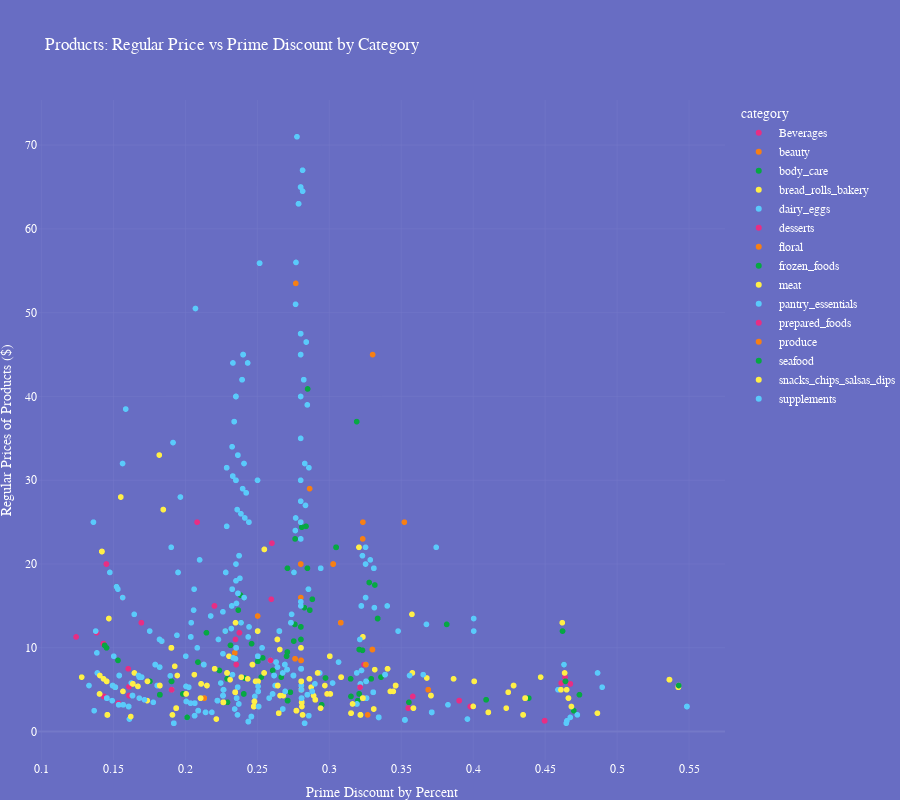

Source (notebook cell):
### Code cell
import matplotlib as plt
import plotly.express as px
import plotly.graph_objects as go

fig = px.scatter(df.sort_values(by='category'), x="prime_discount", y="regular", color="category", title="Products: Regular Price vs Prime Discount by Category", hover_data=['product', 'regular', 'sale', 'prime'], width=900, height=800,
labels={
    "regular": "Regular Prices of Products ($)",
    "prime_discount": "Prime Discount by Percent (%)"
}, template='quartz')
fig.show()

### Figure 1 — Plotly figure (JSON) as saved in the notebook; plotly's stock layout.template omitted (floating-point values rounded to 4 significant figures; data arrays with more than 128 entries replaced by an {"elided": "..."} marker saying what was removed)
{"data": [{"customdata": {"elided": "263x3 mixed values"}, "hovertemplate": "category=Beverages<br>Prime Discount by Percent=%{x}<br>Regular Prices of Products ($)=%{y}<br>product=%{customdata[0]}<br>sale=%{customdata[1]}<br>prime=%{customdata[2]}<extra></extra>", "legendgroup": "Beverages", "marker": {"color": "#e72e84", "symbol": "circle"}, "mode": "markers", "name": "Beverages", "showlegend": true, "type": "scattergl", "x": {"elided": "263 float values"}, "xaxis": "x", "y": {"elided": "263 float values"}, "yaxis": "y"}, {"customdata": {"elided": "45x3 mixed values"}, "hovertemplate": "category=beauty<br>Prime Discount by Percent=%{x}<br>Regular Prices of Products ($)=%{y}<br>product=%{customdata[0]}<br>sale=%{customdata[1]}<br>prime=%{customdata[2]}<extra></extra>", "legendgroup": "beauty", "marker": {"color": "#f77f14", "symbol": "circle"}, "mode": "markers", "name": "beauty", "showlegend": true, "type": "scattergl", "x": [0.2803, 0.2801, 0.2801, 0.3301, 0.2806, 0.2803, 0.3027, 0.3299, 0.3027, 0.2767, 0.3027, 0.3232, 0.2762, 0.2762, 0.2733, 0.3299, 0.2733, 0.3299, 0.3521, 0.2803, 0.2703, 0.2703, 0.2703, 0.2803, 0.319, 0.2801, 0.2801, 0.3027, 0.2801, 0.2343, 0.2801, 0.3233, 0.2502, 0.2343, 0.2863, 0.2803, 0.2802, 0.2803, 0.2343, 0.2803, 0.2806, 0.2803, 0.2803, 0.2803, 0.2801], "xaxis": "x", "y": [9.99, 24.99, 24.99, 44.99, 4.99, 9.99, 19.99, 9.79, 19.99, 53.49, 19.99, 22.99, 8.69, 8.69, 12.99, 9.79, 12.99, 9.79, 24.99, 8.49, 8.99, 8.99, 8.99, 8.49, 6.99, 24.99, 24.99, 19.99, 19.99, 9.39, 24.99, 24.99, 13.79, 9.39, 28.99, 8.49, 15.99, 9.99, 9.39, 9.99, 4.99, 9.99, 9.99, 9.99, 19.99], "yaxis": "y"}, {"customdata": {"elided": "114x3 mixed values"}, "hovertemplate": "category=body_care<br>Prime Discount by Percent=%{x}<br>Regular Prices of Products ($)=%{y}<br>product=%{customdata[0]}<br>sale=%{customdata[1]}<br>prime=%{customdata[2]}<extra></extra>", "legendgroup": "body_care", "marker": {"color": "#06a843", "symbol": "circle"}, "mode": "markers", "name": "body_care", "showlegend": true, "type": "scattergl", "x": [0.2367, 0.2809, 0.2265, 0.2408, 0.2408, 0.241, 0.2382, 0.2265, 0.2386, 0.1821, 0.1903, 0.1903, 0.2265, 0.2459, 0.1821, 0.2432, 0.2826, 0.2408, 0.2848, 0.2405, 0.1821, 0.2386, 0.2265, 0.1822, 0.1822, 0.2838, 0.1822, 0.2864, 0.2405, 0.2849, 0.2386, 0.1822, 0.1821, 0.2405, 0.2386, 0.2405, 0.1822, 0.2408, 0.1822, 0.2408, 0.2606, 0.2322, 0.2675, 0.2762, 0.2764, 0.2277, 0.2537, 0.2527, 0.2289, 0.2289, 0.2508, 0.2289, 0.2087, 0.2352, 0.2352, 0.2352, 0.2802, 0.2352, 0.2352, 0.2802, 0.2322, 0.2322, 0.2322, 0.2803, 0.2805, 0.2805, 0.2864, 0.2277, 0.276, 0.2754, 0.2675, 0.2675, 0.2675, 0.2675, 0.2236, 0.2277, 0.2703, 0.2352, 0.2352, 0.2703, 0.2277, 0.2706, 0.2708, 0.2352, 0.2708, 0.2352, 0.2709, 0.2729, 0.2313, 0.2277, 0.2146, 0.2753, 0.2754, 0.276, 0.2882, 0.1903, 0.2973, 0.3255, 0.3255, 0.3336, 0.323, 0.3336, 0.3291, 0.319, 0.3336, 0.3277, 0.3336, 0.3316, 0.3255, 0.1521, 0.3207, 0.3815, 0.1521, 0.3198], "xaxis": "x", "y": [14.49, 24.39, 4.99, 15.99, 15.99, 6.39, 16.29, 4.99, 12.99, 7.69, 5.99, 5.99, 4.99, 10.49, 7.69, 6.29, 14.79, 15.99, 19.49, 4.49, 7.69, 12.99, 4.99, 4.39, 4.39, 24.49, 4.39, 14.49, 4.49, 40.89, 12.99, 4.39, 7.69, 4.49, 12.99, 4.49, 4.39, 15.99, 4.39, 15.99, 7.29, 14.99, 6.99, 22.99, 23.99, 11.99, 8.79, 6.49, 6.99, 6.29, 2.99, 6.29, 8.29, 9.99, 9.99, 9.99, 12.49, 9.99, 9.99, 12.49, 14.99, 14.99, 14.99, 10.99, 5.99, 5.99, 14.49, 11.99, 12.79, 18.99, 6.99, 6.99, 6.99, 6.99, 7.29, 11.99, 8.99, 9.99, 9.99, 8.99, 11.99, 7.39, 9.49, 9.99, 9.49, 9.99, 19.49, 4.69, 10.29, 11.99, 11.79, 10.79, 18.99, 12.79, 15.79, 5.99, 6.39, 5.99, 5.99, 13.49, 9.69, 13.49, 6.29, 36.99, 13.49, 17.79, 13.49, 17.49, 5.99, 17.29, 9.79, 12.79, 17.29, 3.69], "yaxis": "y"}, {"customdata": {"elided": "48x3 mixed values"}, "hovertemplate": "category=bread_rolls_bakery<br>Prime Discount by Percent=%{x}<br>Regular Prices of Products ($)=%{y}<br>product=%{customdata[0]}<br>sale=%{customdata[1]}<br>prime=%{customdata[2]}<extra></extra>", "legendgroup": "bread_rolls_bakery", "marker": {"color": "#ffef47", "symbol": "circle"}, "mode": "markers", "name": "bread_rolls_bakery", "showlegend": true, "type": "scattergl", "x": [0.1403, 0.5425, 0.1902, 0.5428, 0.3678, 0.4243, 0.5428, 0.5363, 0.3577, 0.5428, 0.1902, 0.5425, 0.5425, 0.2641, 0.5425, 0.2641, 0.1904, 0.2806, 0.1452, 0.1904, 0.2806, 0.25, 0.1904, 0.2508, 0.2862, 0.4609, 0.5363, 0.2432, 0.2004, 0.3079, 0.5363, 0.5363, 0.2504, 0.2862, 0.5428, 0.1818, 0.2806, 0.5363, 0.5363, 0.1734, 0.231, 0.3003, 0.5428, 0.5363, 0.4, 0.2504, 0.2504, 0.289], "xaxis": "x", "y": [4.49, 5.29, 9.99, 5.49, 6.39, 4.69, 5.49, 6.19, 6.99, 5.49, 9.99, 5.29, 5.29, 5.49, 5.29, 5.49, 4.99, 4.99, 5.99, 4.99, 4.99, 6, 4.99, 2.99, 6.29, 4.99, 6.19, 6.29, 4.49, 12.99, 6.19, 6.19, 5.99, 6.29, 5.49, 33, 4.99, 6.19, 6.19, 3.69, 6.19, 8.99, 5.49, 6.19, 3, 5.99, 5.99, 4.29], "yaxis": "y"}, {"customdata": {"elided": "211x3 mixed values"}, "hovertemplate": "category=dairy_eggs<br>Prime Discount by Percent=%{x}<br>Regular Prices of Products ($)=%{y}<br>product=%{customdata[0]}<br>sale=%{customdata[1]}<br>prime=%{customdata[2]}<extra></extra>", "legendgroup": "dairy_eggs", "marker": {"color": "#5acafb", "symbol": "circle"}, "mode": "markers", "name": "dairy_eggs", "showlegend": true, "type": "scattergl", "x": {"elided": "211 float values"}, "xaxis": "x", "y": {"elided": "211 float values"}, "yaxis": "y"}, {"customdata": [["Turtle Dandy, 10 oz", 8.99, 8.09], ["Pecan Dandy Bars, 9 oz", 8.99, 8.09], ["Gluten Free Coffee Cake Muffin 6pk, 5.3 oz", 4.49, 4.04], ["Gluten Free Lemon Poppy Muffins 6pk, 5 oz", 4.49, 4.04], ["Gluten Free Double Chocolate Muffins 6pk, 5 oz", 4.49, 4.04]], "hovertemplate": "category=desserts<br>Prime Discount by Percent=%{x}<br>Regular Prices of Products ($)=%{y}<br>product=%{customdata[0]}<br>sale=%{customdata[1]}<br>prime=%{customdata[2]}<extra></extra>", "legendgroup": "desserts", "marker": {"color": "#e72e84", "symbol": "circle"}, "mode": "markers", "name": "desserts", "showlegend": true, "type": "scattergl", "x": [0.1902, 0.1902, 0.1904, 0.1904, 0.1904], "xaxis": "x", "y": [9.99, 9.99, 4.99, 4.99, 4.99], "yaxis": "y"}, {"customdata": [["3 Stem White Hydrangeas", 5.99, 5.39], ["Sourced For Good Dozen Roses 40cm", 9.99, 8.99]], "hovertemplate": "category=floral<br>Prime Discount by Percent=%{x}<br>Regular Prices of Products ($)=%{y}<br>product=%{customdata[0]}<br>sale=%{customdata[1]}<br>prime=%{customdata[2]}<extra></extra>", "legendgroup": "floral", "marker": {"color": "#f77f14", "symbol": "circle"}, "mode": "markers", "name": "floral", "showlegend": true, "type": "scattergl", "x": [0.3254, 0.3079], "xaxis": "x", "y": [7.99, 12.99], "yaxis": "y"}, {"customdata": {"elided": "81x3 mixed values"}, "hovertemplate": "category=frozen_foods<br>Prime Discount by Percent=%{x}<br>Regular Prices of Products ($)=%{y}<br>product=%{customdata[0]}<br>sale=%{customdata[1]}<br>prime=%{customdata[2]}<extra></extra>", "legendgroup": "frozen_foods", "marker": {"color": "#06a843", "symbol": "circle"}, "mode": "markers", "name": "frozen_foods", "showlegend": true, "type": "scattergl", "x": [0.315, 0.2806, 0.409, 0.1982, 0.3207, 0.3553, 0.2666, 0.3207, 0.3207, 0.1605, 0.1451, 0.3255, 0.409, 0.4699, 0.3148, 0.2386, 0.2292, 0.1279, 0.2947, 0.1279, 0.3255, 0.3255, 0.3047, 0.3047, 0.5428, 0.1902, 0.2289, 0.1902, 0.1279, 0.1902, 0.1902, 0.1902, 0.2503, 0.1902, 0.1902, 0.1902, 0.1902, 0.1982, 0.1902, 0.2503, 0.2503, 0.3255, 0.2386, 0.2691, 0.3315, 0.2245, 0.4641, 0.271, 0.271, 0.271, 0.4468, 0.4631, 0.4468, 0.3216, 0.4631, 0.4621, 0.3233, 0.3402, 0.4468, 0.4738, 0.3233, 0.2806, 0.2245, 0.3359, 0.4641, 0.271, 0.2012, 0.3233, 0.1438, 0.3233, 0.2691, 0.4386, 0.4724, 0.2105, 0.3233, 0.1605, 0.2806, 0.1531, 0.2806, 0.2203, 0.3233], "xaxis": "x", "y": [4.19, 4.99, 3.79, 4.49, 4.49, 3.49, 6.49, 4.49, 4.49, 2.99, 9.99, 5.99, 3.79, 2.49, 6.29, 12.99, 3.49, 6.49, 3.19, 6.49, 5.99, 5.99, 21.99, 21.99, 5.49, 9.99, 6.99, 9.99, 6.49, 9.99, 9.99, 9.99, 8.39, 9.99, 9.99, 9.99, 9.99, 4.49, 9.99, 8.39, 8.39, 5.99, 12.99, 7.99, 7.39, 5.79, 5.99, 3.69, 3.69, 3.69, 6.49, 7.99, 6.49, 5.69, 7.99, 11.99, 3.99, 14.99, 6.49, 4.39, 3.99, 4.99, 5.79, 6.49, 5.99, 3.69, 1.69, 3.99, 10.29, 3.99, 7.99, 3.99, 1.99, 3.99, 3.99, 2.99, 4.99, 8.49, 4.99, 7.49, 3.99], "yaxis": "y"}, {"customdata": [["Packaged Sliced Lunchmeat Turkey Breast Oven-Roasted - Value Pack", 5.99, 5.39], ["Plant Based Sausage Patties, 4 ct.", 3.49, 3.14], ["Traditional Seitan Strips", 3.49, 3.14], ["Plant Based Burgers, 2 ct.", 3.49, 3.14], ["Boneless Skinless Chicken Breasts", 4.99, 4.49], ["Beef Top Round London Broil", 6.99, 6.29], ["Packaged Sliced Lunchmeat Turkey Breast Oven-Roasted - Ultra Thin", 2.99, 2.69], ["Chorizo Seitan", 3.5, 3.15], ["Chipotle Spicy & Smoky Salami Minis", 5.49, 4.94], ["Pork Bacon", 6.99, 6.29], ["Salame Minis Parmesan", 5.49, 4.94], ["Mindful Chik'n Strips", 6.99, 6.29], ["Packaged Sliced Lunchmeat Uncured Ham Black Forecast - Value Pack", 5.99, 5.39], ["Plant-Based Buffalo Wings", 6.29, 5.66], ["Original Organic Tempeh", 2.39, 2.15], ["Organic Smoky Bacon Tempeh Strips", 4.19, 3.77], ["Boneless Turkey Breast", 6.99, 6.29], ["Organic Italian Beef Meatballs", 6.99, 6.29], ["Benevolent Bacon", 3.49, 3.14], ["Classic Smoked Frankfurter Plant-Based Sausage", 5.99, 5.39], ["Smoked Turkey Breast", 8.49, 7.64], ["Updog Vegan Hog Dog", 5, 4.5], ["Signature Stadium Plant-Based Dog", 6.49, 5.84], ["Plant Based Applewood Smoked Sliced Ham", 5.99, 5.39], ["Classic Sliced Turkey Bacon", 6.49, 5.84], ["Italian Garlic & Fennel Plant-Based Sausage", 4.99, 4.49], ["Black Pepper Salami Minis", 4.99, 4.49], ["Smoked Apple & Sage Plant-Based Sausages", 4.99, 4.49], ["Apple & Maple Plant-Based Breakfast Sausage", 4.99, 4.49], ["Smoked Turkey Breast", 11.04, 9.94], ["Smoked Turkey Breast", 8.49, 7.64], ["Honey & Maple Turkey Breast Family Size", 6.49, 5.84], ["Smart Bacon® Vegan Bacon Strips", 3.49, 3.14], ["Boneless Pork Shoulder Roast", 3.99, 3.59], ["Organic Sage Chicken Breakfast Sausage", 4.99, 4.49], ["Salami Minis Whiskey Mini Salame Whiskey", 4.99, 4.49], ["Boneless Skinless Chicken Breast", 4.99, 4.49]], "hovertemplate": "category=meat<br>Prime Discount by Percent=%{x}<br>Regular Prices of Products ($)=%{y}<br>product=%{customdata[0]}<br>sale=%{customdata[1]}<br>prime=%{customdata[2]}<extra></extra>", "legendgroup": "meat", "marker": {"color": "#ffef47", "symbol": "circle"}, "mode": "markers", "name": "meat", "showlegend": true, "type": "scattergl", "x": [0.2289, 0.3007, 0.3445, 0.3007, 0.3082, 0.3003, 0.3258, 0.3424, 0.3405, 0.2128, 0.3405, 0.1926, 0.2289, 0.1279, 0.2809, 0.2873, 0.2128, 0.2128, 0.2681, 0.2062, 0.2352, 0.2487, 0.1645, 0.2706, 0.2203, 0.1512, 0.3577, 0.1512, 0.1512, 0.2348, 0.2352, 0.2203, 0.213, 0.4007, 0.3577, 0.3577, 0.3577], "xaxis": "x", "y": [6.99, 4.49, 4.79, 4.49, 6.49, 8.99, 3.99, 4.79, 7.49, 7.99, 7.49, 7.79, 6.99, 6.49, 2.99, 5.29, 7.99, 7.99, 4.29, 6.79, 9.99, 5.99, 6.99, 7.39, 7.49, 5.29, 6.99, 5.29, 5.29, 12.99, 9.99, 7.49, 3.99, 5.99, 6.99, 6.99, 6.99], "yaxis": "y"}, {"customdata": {"elided": "318x3 mixed values"}, "hovertemplate": "category=pantry_essentials<br>Prime Discount by Percent=%{x}<br>Regular Prices of Products ($)=%{y}<br>product=%{customdata[0]}<br>sale=%{customdata[1]}<br>prime=%{customdata[2]}<extra></extra>", "legendgroup": "pantry_essentials", "marker": {"color": "#5acafb", "symbol": "circle"}, "mode": "markers", "name": "pantry_essentials", "showlegend": true, "type": "scattergl", "x": {"elided": "318 float values"}, "xaxis": "x", "y": {"elided": "318 float values"}, "yaxis": "y"}, {"customdata": [["Organic Cheezy Carrot Super Mac, 8.1 oz", 4.99, 4.49], ["Italian Wedding Soup, 14.5 oz", 3, 2.7], ["Entree Mac Cheesy, 10.05 oz", 3.99, 3.59], ["Plant Based Korean Style Bbq Chik'n, 8 oz", 6.99, 6.29], ["Coconut Chicken Tenders", 9.34, 8.41], ["Tortellni & Vegetable Soup, 16 oz", 3.5, 3.15], ["Smoked Salmon Salad", 5.49, 4.94], ["Sausage & Potato Soup, 16 oz", 3.5, 3.15], ["Smoked Whitefish Salad Chunky", 5.49, 4.94]], "hovertemplate": "category=prepared_foods<br>Prime Discount by Percent=%{x}<br>Regular Prices of Products ($)=%{y}<br>product=%{customdata[0]}<br>sale=%{customdata[1]}<br>prime=%{customdata[2]}<extra></extra>", "legendgroup": "prepared_foods", "marker": {"color": "#e72e84", "symbol": "circle"}, "mode": "markers", "name": "prepared_foods", "showlegend": true, "type": "scattergl", "x": [0.2504, 0.4243, 0.3214, 0.2591, 0.2348, 0.3687, 0.1753, 0.3687, 0.1753], "xaxis": "x", "y": [5.99, 4.69, 5.29, 8.49, 10.99, 4.99, 5.99, 4.99, 5.99], "yaxis": "y"}, {"customdata": [["Orange Bell Pepper", 2.49, 2.24], ["Strawberries", 3.99, 3.59], ["Yellow Bell Pepper", 2.49, 2.24], ["True Baby Hand Peeled Carrots", 3.49, 3.14], ["Organic Lady Alice Apple", 2.49, 2.24], ["Red Bell Pepper", 2.49, 2.24], ["Organic Fingerling Medley Potatoes", 3.5, 3.15], ["Roma Plum Tomato", 1.49, 1.34], ["Organic Brussels Sprouts", 3.5, 3.15], ["Organic Large Hass Avocados", 2.5, 2.25], ["French Haricot Vert (Green Beans)", 3.49, 3.14]], "hovertemplate": "category=produce<br>Prime Discount by Percent=%{x}<br>Regular Prices of Products ($)=%{y}<br>product=%{customdata[0]}<br>sale=%{customdata[1]}<br>prime=%{customdata[2]}<extra></extra>", "legendgroup": "produce", "marker": {"color": "#f77f14", "symbol": "circle"}, "mode": "markers", "name": "produce", "showlegend": true, "type": "scattergl", "x": [0.2508, 0.2806, 0.2508, 0.213, 0.2508, 0.2508, 0.3687, 0.3266, 0.3687, 0.2475, 0.213], "xaxis": "x", "y": [2.99, 4.99, 2.99, 3.99, 2.99, 2.99, 4.99, 1.99, 4.99, 2.99, 3.99], "yaxis": "y"}, {"customdata": [["Smoked Atlantic Salmon", 13.49, 12.14], ["Coconut Shrimp", 16.99, 15.29], ["Smoked Salmon Salad", 5.49, 4.94], ["Smoked Whitefish Salad Chunky", 5.49, 4.94], ["Boom Boom Popcorn Shrimp", 16.99, 15.29]], "hovertemplate": "category=seafood<br>Prime Discount by Percent=%{x}<br>Regular Prices of Products ($)=%{y}<br>product=%{customdata[0]}<br>sale=%{customdata[1]}<br>prime=%{customdata[2]}<extra></extra>", "legendgroup": "seafood", "marker": {"color": "#06a843", "symbol": "circle"}, "mode": "markers", "name": "seafood", "showlegend": true, "type": "scattergl", "x": [0.2855, 0.3047, 0.1753, 0.1753, 0.3047], "xaxis": "x", "y": [16.99, 21.99, 5.99, 5.99, 21.99], "yaxis": "y"}, {"customdata": {"elided": "292x3 mixed values"}, "hovertemplate": "category=snacks_chips_salsas_dips<br>Prime Discount by Percent=%{x}<br>Regular Prices of Products ($)=%{y}<br>product=%{customdata[0]}<br>sale=%{customdata[1]}<br>prime=%{customdata[2]}<extra></extra>", "legendgroup": "snacks_chips_salsas_dips", "marker": {"color": "#ffef47", "symbol": "circle"}, "mode": "markers", "name": "snacks_chips_salsas_dips", "showlegend": true, "type": "scattergl", "x": {"elided": "292 float values"}, "xaxis": "x", "y": {"elided": "292 float values"}, "yaxis": "y"}, {"customdata": {"elided": "145x3 mixed values"}, "hovertemplate": "category=supplements<br>Prime Discount by Percent=%{x}<br>Regular Prices of Products ($)=%{y}<br>product=%{customdata[0]}<br>sale=%{customdata[1]}<br>prime=%{customdata[2]}<extra></extra>", "legendgroup": "supplements", "marker": {"color": "#5acafb", "symbol": "circle"}, "mode": "markers", "name": "supplements", "showlegend": true, "type": "scattergl", "x": {"elided": "145 float values"}, "xaxis": "x", "y": {"elided": "145 float values"}, "yaxis": "y"}], "layout": {"height": 800, "legend": {"title": {"text": "category"}, "tracegroupgap": 0}, "title": {"text": "Products: Regular Price vs Prime Discount by Category"}, "width": 900, "xaxis": {"anchor": "y", "domain": [0, 1], "title": {"text": "Prime Discount by Percent"}}, "yaxis": {"anchor": "x", "domain": [0, 1], "title": {"text": "Regular Prices of Products ($)"}}}}
